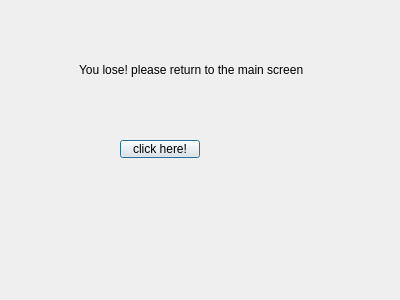
<?xml version="1.0" encoding="UTF-8"?>
<ui version="4.0">
 <class>T_F</class>
 <widget class="QDialog" name="T_F">
  <property name="geometry">
   <rect>
    <x>0</x>
    <y>0</y>
    <width>400</width>
    <height>300</height>
   </rect>
  </property>
  <property name="windowTitle">
   <string>Dialog</string>
  </property>
  <widget class="QLabel" name="label">
   <property name="geometry">
    <rect>
     <x>79</x>
     <y>60</y>
     <width>291</width>
     <height>20</height>
    </rect>
   </property>
   <property name="text">
    <string>You lose! please return to the main screen</string>
   </property>
  </widget>
  <widget class="QPushButton" name="pushButton">
   <property name="geometry">
    <rect>
     <x>120</x>
     <y>140</y>
     <width>80</width>
     <height>18</height>
    </rect>
   </property>
   <property name="text">
    <string>click here!</string>
   </property>
  </widget>
 </widget>
 <resources/>
 <connections/>
</ui>
